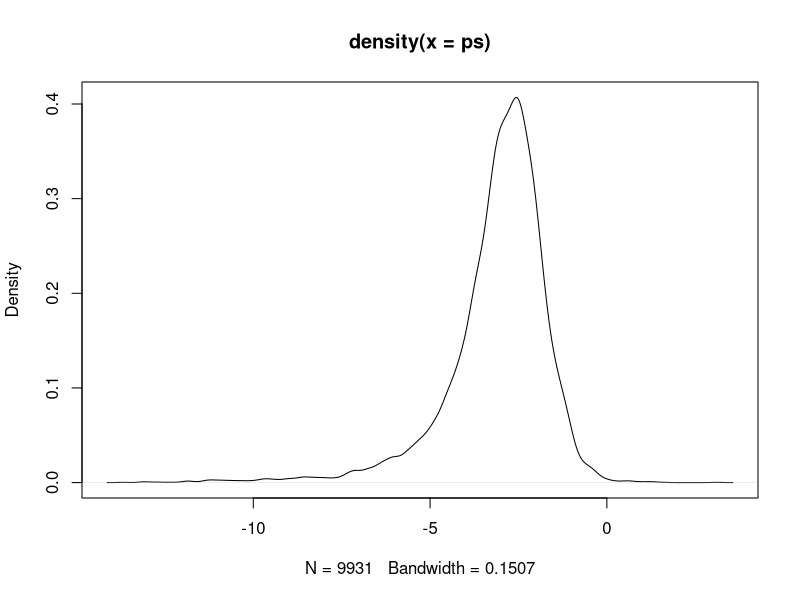
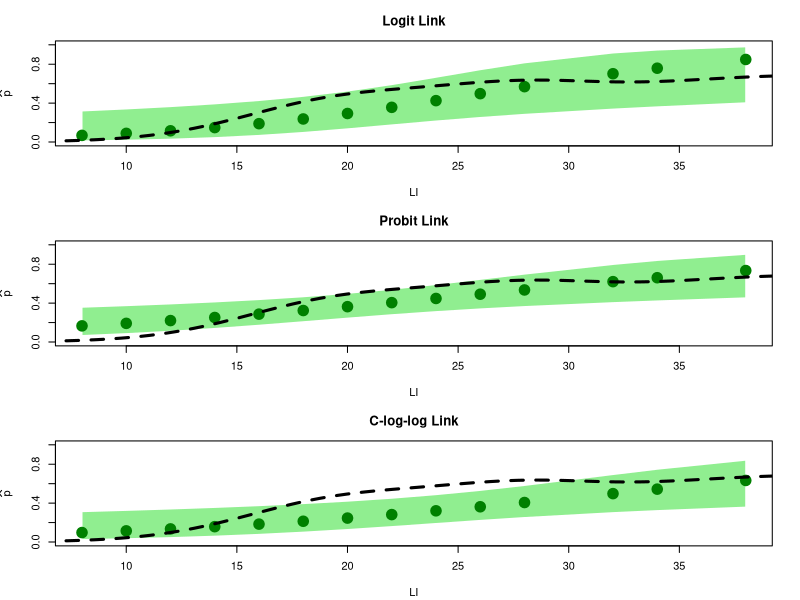

These charts were generated, in order, by the following R code:
dat = sleep
logit = function(x)
    log(x / (1-x))
logistic = function(x)
    exp(x) / (1 + exp(x))

### part 1
# proportion of increases found
m = 10
y1 = sum(dat[dat[,2] == 1, 1] > 0)
y2 = sum(dat[dat[,2] == 2, 1] > 0)
phat1 = mean(dat[dat[,2] == 1, 1] > 0) # y1 / m
phat2 = mean(dat[dat[,2] == 2, 1] > 0) # y2 / m

phat1 + c(-1, 1)*qnorm(0.975) * sqrt(0.5 * (1-0.5) / m)
phat2 + c(-1, 1)*qnorm(0.975) * sqrt(0.5 * (1-0.5) / m)

phat1 + c(-1, 1)*qnorm(0.975) * sqrt(phat1 * (1-phat1) / m)
phat2 + c(-1, 1)*qnorm(0.975) * sqrt(phat2 * (1-phat2) / m)

psquigs1 = (phat1 * 10 + 2)/(m + 4)
psquigs2 = (phat2 * 10 + 2)/(m + 4)
psquigs1 + c(-1, 1)*qnorm(0.975) * sqrt(psquigs1 * (1-psquigs1) / (m+4))
psquigs2 + c(-1, 1)*qnorm(0.975) * sqrt(psquigs2 * (1-psquigs2) / (m+4))

eta1 = log(y1 / (m - y1)) + c(-1, 1)*qnorm(0.975)*sqrt(1/y1 + 1/(m-y1))
eta2 = log(y2 / (m - y2)) + c(-1, 1)*qnorm(0.975)*sqrt(1/y2 + 1/(m-y2))
logistic(eta1)
logistic(eta2)

### part 3
smooth = function(x, y, m, d){
    # m = number of points to do the smoothing,
    # should be greater than length(x) to look nice
    if (missing(m))
        m = max(100, 8*length(x))
    if (missing(d))
        d = diff(range(x)) / length(x)

    # gaussian kernel, delta is the bandwidth parameter
    kern = function(x, y)
        exp(-1/(2*d^2)*(x-y)^2)

    # go outside the range of the data by some
    w = diff(range(x))*0.25

    outx = seq(min(x) - w, max(x) + w, length=m)
    outy = double(m)
    # loop to compute the weighted value at each new x
    for (i in 1:length(outy))
        outy[i] = sum(y*kern(x, outx[i]))/
            sum(kern(x, outx[i]))
    return (list("x"=outx, "y"=outy))
    }

li = c(8, 10, 12, 14, 16, 18, 20, 22, 24, 26, 28, 32, 34, 38)
nc = c(2, 2, 3, 3, 3, 1, 3, 2, 1, 1, 1, 1, 1, 3)
nr = c(0, 0, 0, 0, 0, 1, 2, 1, 0, 1, 1, 0, 1, 2)

ss = smooth(li, nr/nc, d = 4)

pdf("links.pdf", height = 12, width = 6)
# logit link
par(mfrow=c(3,1), mar = c(4.1, 4.2, 3.1, 2.1))
mod = glm(cbind(nr, nc-nr) ~ li, family = binomial(link = "logit"))
mod.pred = predict(mod, se.fit = TRUE)
plot(li, logistic(mod.pred$fit), pch = 20, lwd = 5, ylim = c(0, 1),
    main = "Logit Link", xlab = "LI", ylab = quote(widehat("p")))
polygon(c(li, li[length(li):1]), c(logistic(mod.pred$fit - 1.96*mod.pred$se.fit), logistic(mod.pred$fit + 1.96*mod.pred$se.fit)[length(li):1]), col = 'lightgreen', border = "white")
points(li, logistic(mod.pred$fit), pch = 20, lwd = 8, ylim = c(0, 1), col = rgb(0, 0.5, 0))
lines(ss, lty=2, lwd=3)
summary(mod)

# probit link
mod = glm(cbind(nr, nc-nr) ~ li, family = binomial(link = "probit"))
mod.pred = predict(mod, se.fit = TRUE)
plot(li, logistic(mod.pred$fit), pch = 20, lwd = 5, ylim = c(0, 1),
    main = "Probit Link", xlab = "LI", ylab = quote(widehat("p")))
polygon(c(li, li[length(li):1]), c(logistic(mod.pred$fit - 1.96*mod.pred$se.fit), logistic(mod.pred$fit + 1.96*mod.pred$se.fit)[length(li):1]), col = 'lightgreen', border = "white")
points(li, logistic(mod.pred$fit), pch = 20, lwd = 8, ylim = c(0, 1), col = rgb(0, 0.5, 0))
lines(ss, lty=2, lwd=3)
summary(mod)

# cloglog link
mod = glm(cbind(nr, nc-nr) ~ li, family = binomial(link = "cloglog"))
mod.pred = predict(mod, se.fit = TRUE)
plot(li, logistic(mod.pred$fit), pch = 20, lwd = 5, ylim = c(0, 1),
    main = "C-log-log Link", xlab = "LI", ylab = quote(widehat("p")))
polygon(c(li, li[length(li):1]), c(logistic(mod.pred$fit - 1.96*mod.pred$se.fit), logistic(mod.pred$fit + 1.96*mod.pred$se.fit)[length(li):1]), col = 'lightgreen', border = "white")
points(li, logistic(mod.pred$fit), pch = 20, lwd = 8, ylim = c(0, 1), col = rgb(0, 0.5, 0))
lines(ss, lty=2, lwd=3)
summary(mod)
dev.off()

# go with logit link
mod = glm(cbind(nr, nc-nr) ~ li, family = binomial(link = "logit"))
summary(mod)
exp(coef(mod))

mod.pred = predict(mod, se.fit = TRUE)
logistic(mod.pred$fit)

# LI[10] is closest to p = 0.5
li[10]

# OR
coef(mod)[1] / coef(mod)[2] * (-1)

### CI for LI = 8
eta = coef(mod)[1] + coef(mod)[2] * li
cbind(logistic(eta - qnorm(0.975) * mod.pred$se.fit),
    logistic(eta + qnorm(0.975) * mod.pred$se.fit))

### s.e.
# sqrt(1/(m*phat*(1-phat))) ## not the same that R gives

# bootstrap
ps = double(10000)
for (i in 1:length(ps)){
    train = sample(length(nr), replace = TRUE)
    mod = tryCatch(glm(cbind(nr, nc-nr) ~ li, family = binomial(link = "logit"), subset = train), warning = function(x) 0)
    if (is(mod)[1] == "glm"){
        ps[i] = coef(mod)[1] + coef(mod)[2] * 8
    } else {
        ps[i] = 0
        }
    }
ps = ps[ps != 0]
var(ps)
plot(density(ps))
